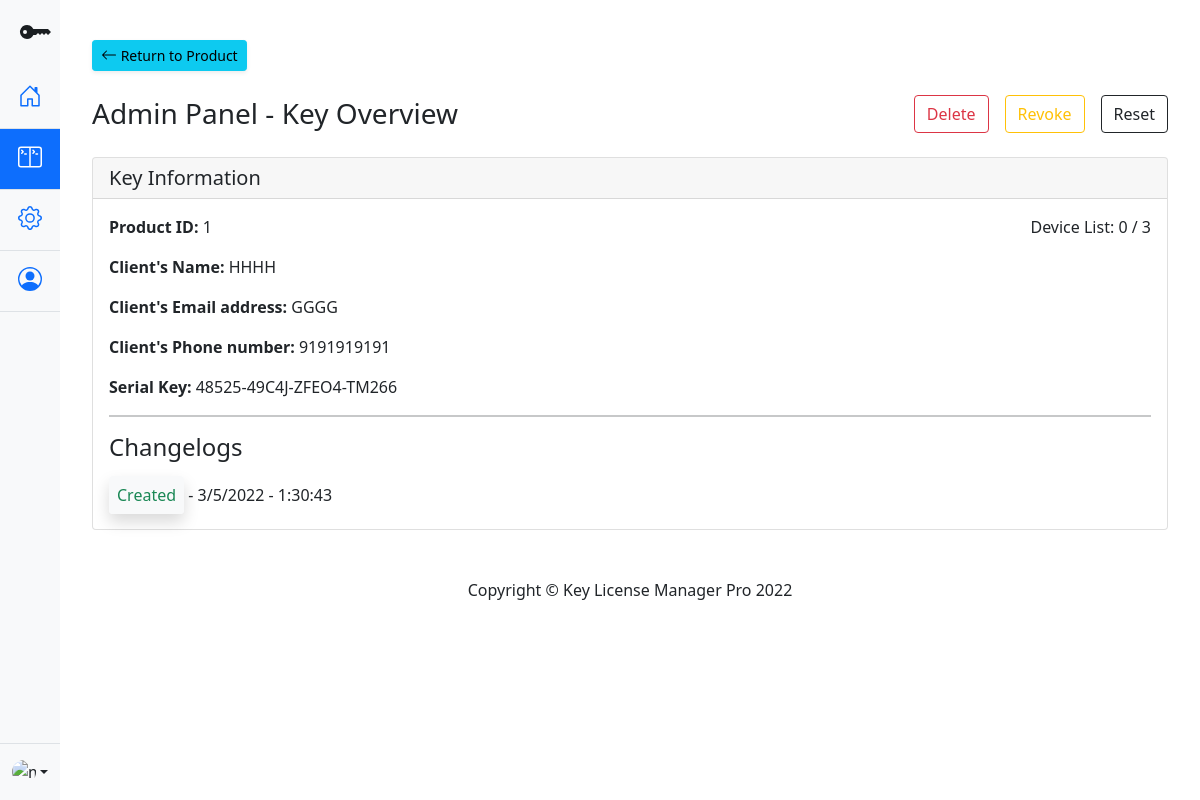
The app's page /cpanel/keydata/id/1 with its own data.
### models.py (models this page shows)
class Key(db.Model):
    __tablename__ = "key"
    id = db.Column(db.Integer, primary_key=True)
    productid = db.Column(db.Integer, db.ForeignKey('product.id'), nullable=False)
    customername = db.Column( db.String(100) )
    customeremail = db.Column( db.String(100) )
    customerphone = db.Column( db.String(20) )
    serialkey = db.Column( db.String(100) )
    maxdevices = db.Column( db.Integer )
    devices = db.Column( db.Integer )
    status = db.Column( db.Integer )

class Changelog(db.Model):
    __tablename__ = "changeLog"
    id = db.Column(db.Integer, primary_key=True)
    keyID = db.Column(db.Integer, db.ForeignKey('key.id'), nullable=False)
    timestamp = db.Column(db.Integer, nullable=False)
    action = db.Column(db.String(25))

### main.py (the view)
@main.route('/cpanel/keydata/id/<keyid>')
def keyDataDisplay(keyid):
    keyData = DBAPI.getKeyData(keyid)
    logData = DBAPI.getKeyLogs(keyid)
    registrations = DBAPI.getKeyHWIDs(keyid)
    logData.reverse()
    return render_template('keydata.html', keyData = keyData, logData = logData, registrations = registrations)

### databaseAPI.py (called while the page is built)
def getKeyData(keyid):
    return Key.query.filter_by(id=keyid).first()

def getKeyLogs(keyid):
    return Changelog.query.filter_by(keyID=keyid).all()

def getKeyHWIDs(keyID):
    return Registration.query.filter_by(keyID = keyID).all()

### templates/keydata.html (shortened to what this page needs)
<!doctype html>
<html lang="en">
	<head>
        <link rel="stylesheet" href="https://cdn.jsdelivr.net/npm/bootstrap-icons@1.8.1/font/bootstrap-icons.css">
		<link href="{{ url_for('static', filename='bootstrap.min.css') }}" rel="stylesheet">
		<link href="{{ url_for('static', filename='style.css') }}" rel="stylesheet">
	</head>
	<body>
        <section class="left-nav vh-100">
            <div class="d-flex flex-column bg-light vh-100" style="width: 5vw;">
                <a href="/" class="d-block p-3 link-dark text-decoration-none" title="Icon-only" data-bs-toggle="tooltip" data-bs-placement="right">
                    <svg xmlns="http://www.w3.org/2000/svg" width="40" height="32" fill="currentColor" class="bi bi-key-fill" viewBox="0 0 16 16">
                        <path d="M3.5 11.5a3.5 3.5 0 1 1 3.163-5H14L15.5 8 14 9.5l-1-1-1 1-1-1-1 1-1-1-1 1H6.663a3.5 3.5 0 0 1-3.163 2zM2.5 9a1 1 0 1 0 0-2 1 1 0 0 0 0 2z"/>
                    </svg>
                </a>
                <ul class="nav flex-grow-1 nav-pills nav-flush flex-column mb-auto text-center">
                    <li class="nav-item">
                        <a href="{{ url_for('main.cpanel') }}" class="nav-link py-3 border-bottom" aria-current="page" title="Home" data-bs-toggle="tooltip" data-bs-placement="right">
                            <svg class="bi" width="24" height="24" role="img" aria-label="Home">
                                <use xlink:href="#home"/>
                            </svg>
                        </a>
                    </li>
                    <li>
                        <a href="#" class="nav-link active py-3 border-bottom" title="Dashboard" data-bs-toggle="tooltip" data-bs-placement="right">
                        </a>
                    </li>
                    <li>
                        <a href="#" class="nav-link py-3 border-bottom" title="Orders" data-bs-toggle="tooltip" data-bs-placement="right">
                        </a>
                    </li>
                    <li>
                        <a href="#" class="nav-link py-3 border-bottom" title="Customers" data-bs-toggle="tooltip" data-bs-placement="right">
                            <svg class="bi" width="24" height="24" role="img" aria-label="Customers">
                                <use xlink:href="#people-circle"/>
                            </svg>
                        </a>
                    </li>
                </ul>
                <div class="dropdown border-top">
                    <a href="#" class="d-flex align-items-center justify-content-center p-3 link-dark text-decoration-none dropdown-toggle" id="dropdownUser3" data-bs-toggle="dropdown" aria-expanded="false">
                    <img src="https://github.com/mdo.png" alt="mdo" width="24" height="24" class="rounded-circle">
                    </a>
                </div>
            </div>
        </section>
        <div class="container-fluid right-display">
            <div id="content-wrapper" class="d-flex flex-column">
                <div id="content">
                    <div class="container-fluid special-padding main-body-setting">
                        <a href="{{ url_for('main.productDisplay', productid = keyData.productid) }}" class="d-none d-sm-inline-block btn btn-sm btn-info shadow-sm mb-4">
                            <svg xmlns="http://www.w3.org/2000/svg" width="16" height="16" fill="currentColor" class="bi bi-arrow-left" viewBox="0 0 16 16">
                                <path fill-rule="evenodd" d="M15 8a.5.5 0 0 0-.5-.5H2.707l3.147-3.146a.5.5 0 1 0-.708-.708l-4 4a.5.5 0 0 0 0 .708l4 4a.5.5 0 0 0 .708-.708L2.707 8.5H14.5A.5.5 0 0 0 15 8z"/>
                            </svg>
                            Return to Product</a>
                        <div class="d-sm-flex align-items-center justify-content-between mb-4">
                            <h1 class="h3 mb-0 text-gray-800">Admin Panel - Key Overview</h1>
                            <div class="d-flex justify-content-center">
                                <button type="button" class="btn btn-outline-danger ms-2 me-2 action-on-key">Delete</button>
                                {% if keyData.status != 2 %}
                                    <button type="button" class="btn btn-outline-warning ms-2 me-2 action-on-key">Revoke</button>
                                {% else %}
                                    <button type="button" class="btn btn-outline-success ms-2 me-2 action-on-key">Reactivate</button>
                                {% endif %}
                                <button type="button" class="btn btn-outline-dark ms-2 action-on-key">Reset</button>
                            </div>
                        </div>
                        <div class="container-fluid p-0">
                            <div class="card mb-5">
                                <h5 class="card-header {% if keyData.status == 2 %}red-header{% endif %}">Key Information</h5>
                                <div class="card-body">
                                    <div class="row">
                                        <div class="col-8">
                                            <p class="card-text"><bold class="fw-bold">Product ID: </bold> {{ keyData.productid }}</p>
                                            <p class="card-text"><bold class="fw-bold">Client's Name: </bold> {{ keyData.customername }}</p>
                                            <p class="card-text"><bold class="fw-bold">Client's Email address: </bold> {{ keyData.customeremail }}</p>
                                            <p class="card-text"><bold class="fw-bold">Client's Phone number: </bold> {{ keyData.customerphone }}</p>
                                            <p class="card-text"><bold class="fw-bold">Serial Key: </bold> {{ keyData.serialkey }}</p>
                                        </div>
                                        <div class="col-4 text-end">
                                            <p class="card-text">Device List: {{ keyData.devices }} / {{ keyData.maxdevices }}</p>
                                        </div>
                                    </div>
                                    <hr style="height: 2px;">
                                    <h4>Changelogs</h4>
                                    <div class="col-lg-8 col-md-10 col-12">
                                        {%for log in logData%}
                                            <h6 class="mt-4">
                                                {% if log.action == 'Created' %}
                                                    <span class="p-2 bg-light shadow rounded text-success"> Created</span>
                                                {% elif log.action == 'Revoked' %}
                                                    <span class="p-2 bg-light shadow rounded text-danger"> Revoked</span>
                                                {% elif log.action == 'Reset' %}
                                                    <span class="p-2 bg-light shadow rounded text-secondary"> Reset</span>
                                                {% elif log.action == 'Reactivated' %}
                                                    <span class="p-2 bg-light shadow rounded text-warning"> Reactivated</span>
                                                {% elif log.action == 'Activated' %}
                                                    <span class="p-2 bg-light shadow rounded text-success"> Validated</span>
                                                {% endif %}
                                            - <span class="timestamp-line">{{log.timestamp}}</span></h6>
                                        {%endfor%}
                                    </div>
                                </div>
                            </div>
                        </div>
                    </div>
                </div>
                <footer class="sticky-footer bg-white">
                    <div class="container my-auto">
                        <div class="copyright text-center my-auto">
                            <span>Copyright © Key License Manager Pro 2022</span>
                        </div>
                    </div>
                </footer>
</div>
        </div>
    </body>
</html>

### static/style.css (style rules this page uses)
:root { --product-card-height: 20vh; }
body { min-height: 100vh; min-height: -webkit-fill-available; }
html { height: -webkit-fill-available; }
.bi { vertical-align: -.125em; pointer-events: none; fill: currentColor; }
.dropdown-toggle { outline: 0; }
.nav-flush .nav-link { border-radius: 0; }
.left-nav { position: fixed; left: 0; top: 0; width: 5vw; }
.right-display { padding-left: 5vw; padding-right: 0px !important; }
.special-padding { padding-left: 2rem !important; padding-right: 2rem !important; }
.main-body-setting { margin-top: 5vh !important; }

### records on screen
Key: productid "1", customername "HHHH", customeremail "GGGG", customerphone "9191919191", serialkey "48525-49C4J-ZFEO4-TM266", devices "0", maxdevices "3"
Changelog: action "Created"
